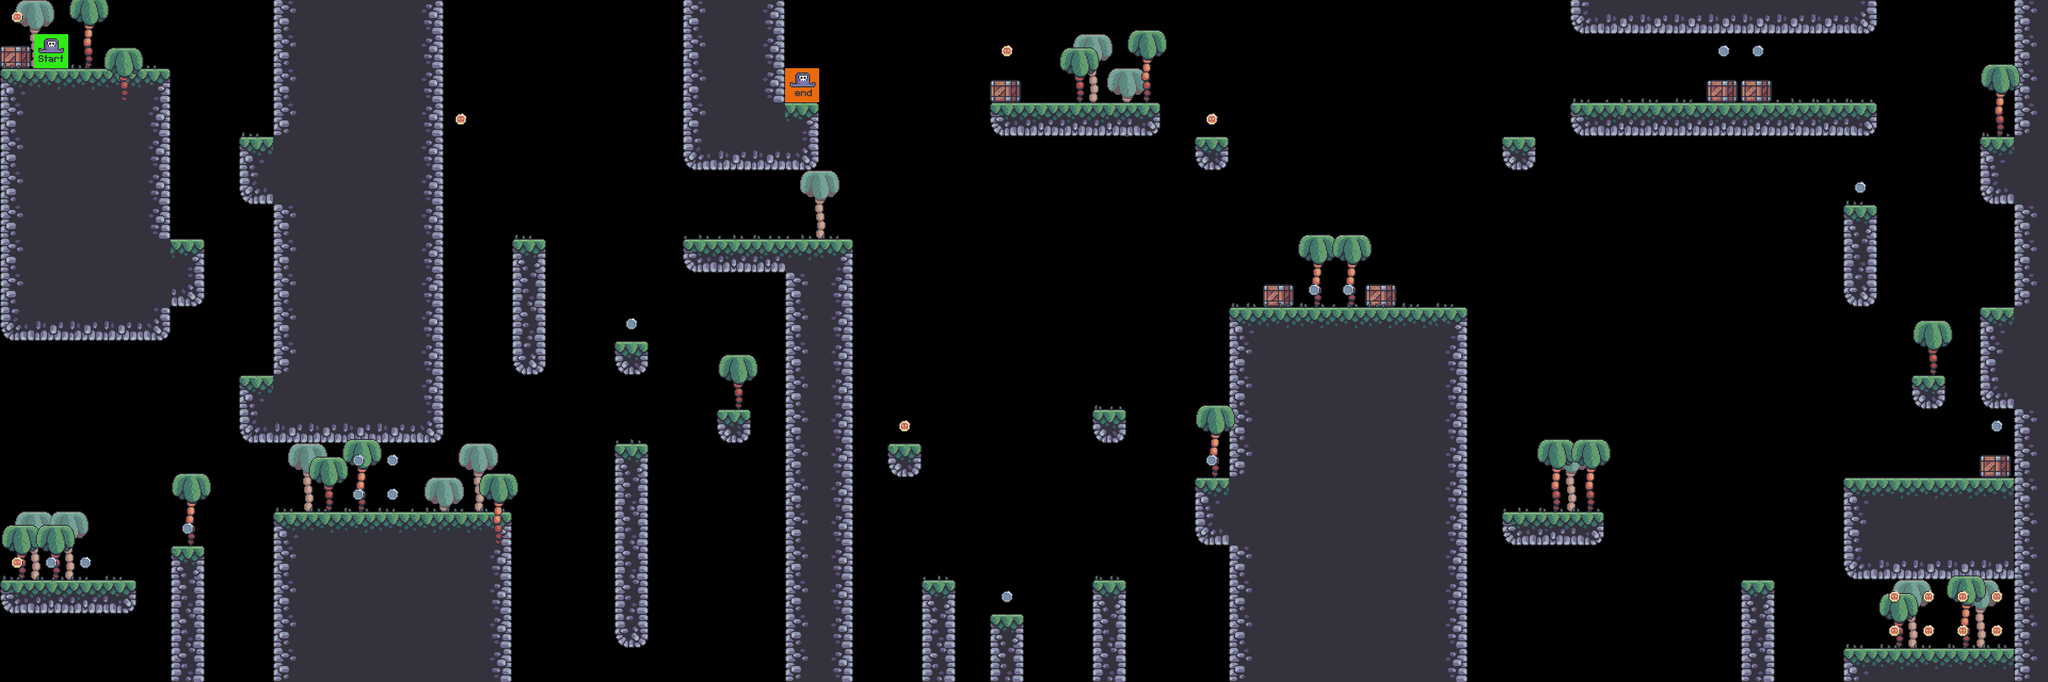

Below is a game level as drawn by its tile map, then a one-line description and the .tmx that defines it (tile-layer data replaced by summaries):
An orthogonal 60x20 tile map with 64x64 px tiles, 9 tile layers (bg palms, terrain, crates, grass, ...), 6 tilesets.

<map version="1.10" tiledversion="1.10.2" orientation="orthogonal" renderorder="right-down" width="60" height="20" tilewidth="64" tileheight="64" infinite="0" nextlayerid="11" nextobjectid="1">
 <editorsettings>
  <export target="../vertical level/vertical_level.csv" format="csv" />
 </editorsettings>
 <tileset firstgid="1" source="../tile sets/terrain_tiles.tsx" />
 <tileset firstgid="17" source="../tile sets/player_tiles.tsx" />
 <tileset firstgid="19" source="../tile sets/grass_tiles.tsx" />
 <tileset firstgid="24" source="../tile sets/crate_tiles.tsx" />
 <tileset firstgid="25" source="../tile sets/coin_tiles.tsx" />
 <tileset firstgid="27" source="../tile sets/palms.tsx" />
 <layer id="7" name="bg palms" width="60" height="20">
  <data>[1200 cells, 12 non-empty, 1 distinct tile ids]</data>
 </layer>
 <layer id="1" name="terrain" width="60" height="20">
  <data>[1200 cells, 381 non-empty, 16 distinct tile ids]</data>
 </layer>
 <layer id="5" name="crates" width="60" height="20">
  <data>[1200 cells, 7 non-empty, 1 distinct tile ids]</data>
 </layer>
 <layer id="4" name="grass" width="60" height="20">
  <data>[1200 cells, 51 non-empty, 4 distinct tile ids]</data>
 </layer>
 <layer id="9" name="enemies" width="60" height="20">
  <data>[1200 cells, 0 non-empty, 0 distinct tile ids]</data>
 </layer>
 <layer id="10" name="constraints" width="60" height="20">
  <data>[1200 cells, 0 non-empty, 0 distinct tile ids]</data>
 </layer>
 <layer id="8" name="fg palms" width="60" height="20">
  <data>[1200 cells, 20 non-empty, 2 distinct tile ids]</data>
 </layer>
 <layer id="6" name="coins" width="60" height="20">
  <data>[1200 cells, 30 non-empty, 2 distinct tile ids]</data>
 </layer>
 <layer id="3" name="player" width="60" height="20">
  <data>[1200 cells, 2 non-empty, 2 distinct tile ids]</data>
 </layer>
</map>
